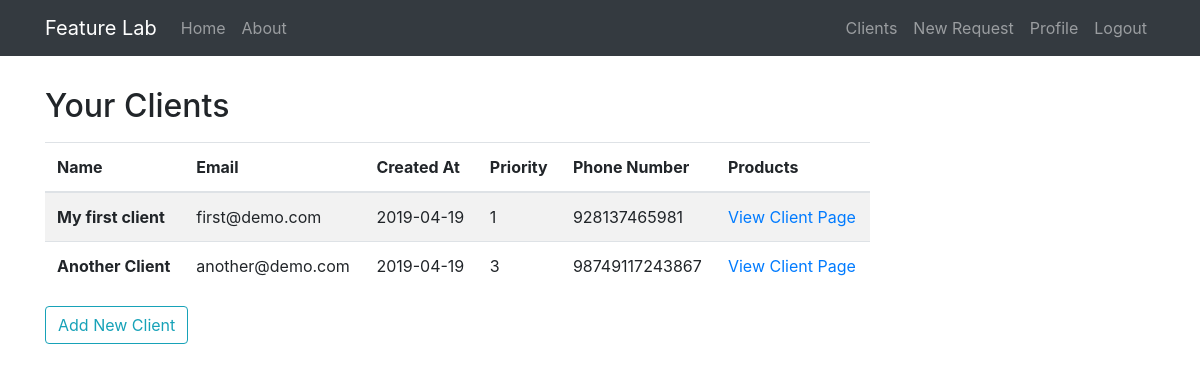
The app's page /clients (signed in), older data.
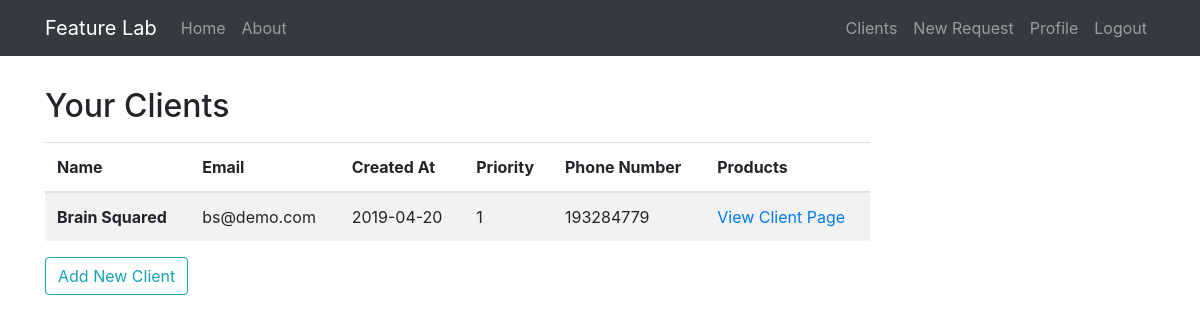
The same page, newer data.
### feature_lab/models.py (models this page shows, shortened)
class Client(db.Model):
    id = db.Column(db.Integer, primary_key=True)
    name = db.Column(db.String(20), unique=True, nullable=False)
    email = db.Column(db.String(120), unique=True, nullable=False)
    bio = db.Column(db.Text(), nullable=False)
    priority = db.Column(db.Integer, nullable=False)
    phone_number = db.Column(db.String(15))
    created_at = db.Column(db.DateTime, nullable=False, default=datetime.utcnow)
    products = db.relationship('Product', backref='owner', lazy=True)
    user_id = db.Column(db.Integer, db.ForeignKey('user.id'), nullable=False)

### feature_lab/clients/routes.py (the view)
@clients.route('/clients')
@login_required
def clients_list():
    all_clients = Client.query.filter_by(user_id=current_user.id).all()
    return render_template('clients.html', clients=all_clients)

### feature_lab/models.py (called while the page is built)
@login_manager.user_loader
def load_user(user_id):
    return User.query.get(int(user_id))

### feature_lab/templates/clients.html
{% extends 'layout.html' %}
{% block content %}
    <h2 class="mb-3">Your Clients</h2>
    {% if clients %}
        <table class="table table-striped">
          <thead>
            <tr>
                <th scope="col">Name</th>
                <th scope="col">Email</th>
                <th scope="col">Created At</th>
                <th scope="col">Priority</th>
                <th scope="col">Phone Number</th>
                <th scope="col">Products</th>
            </tr>
          </thead>
            <tbody>
            {% for client in clients %}
                <tr>
                    <th scope="row">{{client.name}}</th>
                    <td>{{client.email}}</td>
                    <td>{{client.created_at.strftime('%Y-%m-%d')}}</td>
                    <td>{{client.priority}}</td>
                    <td>{{client.phone_number}}</td>
                    <td><a href="/client/{{client.id}}">View Client Page</a></td>
                </tr>
            {% endfor %}
          </tbody>
        </table>
    {% else %}
        <div class="container">
            <p class="text-secondary mb-4">You don't have any clients yet.</p>
        </div>
    {% endif %}
    <button type="button" class="btn btn-outline-info" onclick="window.location='/create_client'">Add New Client</button>
{% endblock content %}

Row changes from the older to the newer data that the page shows:
removed Client: name "My first client", email "first@demo.com", created_at "2019-04-19", priority "1", phone_number "928137465981"
removed Client: name "Another Client", email "another@demo.com", created_at "2019-04-19", priority "3", phone_number "98749117243867"
added Client: name "Brain Squared", email "bs@demo.com", created_at "2019-04-20", priority "1", phone_number "193284779"
